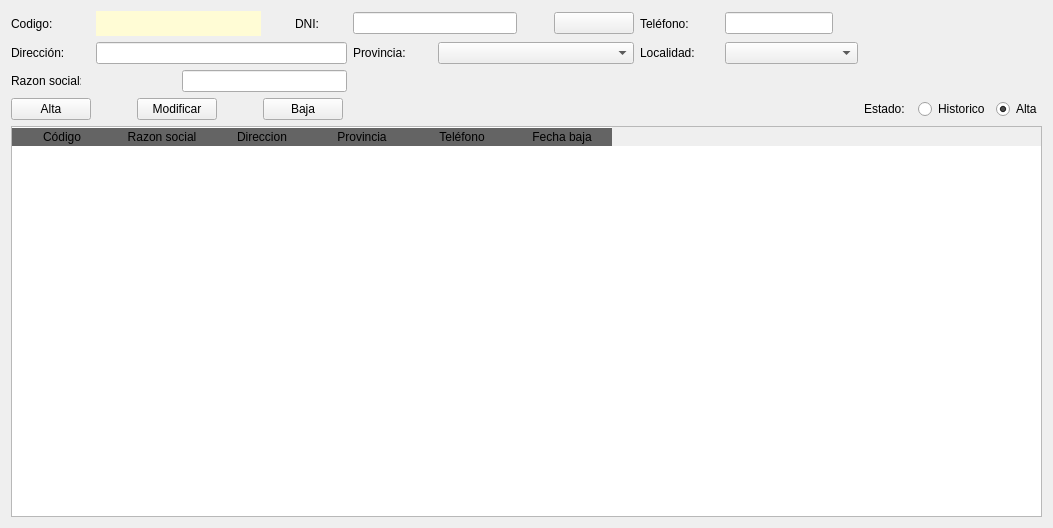
      <widget class="QWidget" name="clientes">
       <attribute name="title">
        <string>Clientes</string>
       </attribute>
       <layout class="QGridLayout" name="gridLayout_5">
        <item row="2" column="0" colspan="2">
         <widget class="QTableWidget" name="tablaClientes">
          <property name="sizePolicy">
           <sizepolicy hsizetype="Expanding" vsizetype="Expanding">
            <horstretch>0</horstretch>
            <verstretch>0</verstretch>
           </sizepolicy>
          </property>
          <property name="minimumSize">
           <size>
            <width>1031</width>
            <height>391</height>
           </size>
          </property>
          <property name="styleSheet">
           <string notr="true">QHeaderView::section:horizontal
{
border-top: 1px solid #ffffff;
color:'white';
font: 300 11pt &quot;Arial&quot;;
background-color:rgb(100,100,100);
}</string>
          </property>
          <property name="editTriggers">
           <set>QAbstractItemView::NoEditTriggers</set>
          </property>
          <property name="alternatingRowColors">
           <bool>true</bool>
          </property>
          <property name="selectionBehavior">
           <enum>QAbstractItemView::SelectRows</enum>
          </property>
          <attribute name="verticalHeaderVisible">
           <bool>false</bool>
          </attribute>
          <column>
           <property name="text">
            <string>Código</string>
           </property>
          </column>
          <column>
           <property name="text">
            <string>Razon social</string>
           </property>
          </column>
          <column>
           <property name="text">
            <string>Direccion</string>
           </property>
          </column>
          <column>
           <property name="text">
            <string>Provincia</string>
           </property>
          </column>
          <column>
           <property name="text">
            <string>Teléfono</string>
           </property>
          </column>
          <column>
           <property name="text">
            <string>Fecha baja</string>
           </property>
          </column>
         </widget>
        </item>
        <item row="1" column="1">
         <layout class="QHBoxLayout" name="horizontalLayout_12">
          <item>
           <widget class="QLabel" name="lblEstado_2">
            <property name="minimumSize">
             <size>
              <width>48</width>
              <height>0</height>
             </size>
            </property>
            <property name="maximumSize">
             <size>
              <width>48</width>
              <height>16777215</height>
             </size>
            </property>
            <property name="text">
             <string>Estado: </string>
            </property>
           </widget>
          </item>
          <item>
           <widget class="QRadioButton" name="radioTodosCliente">
            <property name="text">
             <string>Historico</string>
            </property>
            <property name="checked">
             <bool>false</bool>
            </property>
           </widget>
          </item>
          <item>
           <widget class="QRadioButton" name="radioAltaCliente">
            <property name="text">
             <string>Alta</string>
            </property>
            <property name="checked">
             <bool>true</bool>
            </property>
           </widget>
          </item>
         </layout>
        </item>
        <item row="0" column="0">
         <layout class="QGridLayout" name="gridLayout_4">
          <item row="2" column="0" colspan="2">
           <widget class="QLabel" name="lblRazonSocial">
            <property name="minimumSize">
             <size>
              <width>70</width>
              <height>0</height>
             </size>
            </property>
            <property name="maximumSize">
             <size>
              <width>70</width>
              <height>16777215</height>
             </size>
            </property>
            <property name="text">
             <string>Razon social:</string>
            </property>
            <property name="alignment">
             <set>Qt::AlignLeading|Qt::AlignLeft|Qt::AlignVCenter</set>
            </property>
           </widget>
          </item>
          <item row="0" column="1" colspan="2">
           <widget class="QLabel" name="lblCodigoCliente">
            <property name="minimumSize">
             <size>
              <width>100</width>
              <height>0</height>
             </size>
            </property>
            <property name="styleSheet">
             <string notr="true">background: rgb(255, 252, 213)</string>
            </property>
            <property name="text">
             <string/>
            </property>
           </widget>
          </item>
          <item row="1" column="10">
           <widget class="QComboBox" name="comboLocalidadCliente">
            <property name="sizePolicy">
             <sizepolicy hsizetype="Fixed" vsizetype="Fixed">
              <horstretch>0</horstretch>
              <verstretch>0</verstretch>
             </sizepolicy>
            </property>
            <property name="minimumSize">
             <size>
              <width>133</width>
              <height>20</height>
             </size>
            </property>
           </widget>
          </item>
          <item row="1" column="9">
           <widget class="QLabel" name="lblLocalidadCliente">
            <property name="text">
             <string>Localidad: </string>
            </property>
           </widget>
          </item>
          <item row="0" column="10">
           <widget class="QLineEdit" name="textoTelefonoCliente">
            <property name="sizePolicy">
             <sizepolicy hsizetype="Fixed" vsizetype="Fixed">
              <horstretch>0</horstretch>
              <verstretch>0</verstretch>
             </sizepolicy>
            </property>
           </widget>
          </item>
          <item row="1" column="0">
           <widget class="QLabel" name="lblDireccionCliente">
            <property name="minimumSize">
             <size>
              <width>55</width>
              <height>0</height>
             </size>
            </property>
            <property name="text">
             <string>Dirección: </string>
            </property>
           </widget>
          </item>
          <item row="1" column="4">
           <widget class="QLabel" name="lblProvinciaCliente">
            <property name="frameShape">
             <enum>QFrame::NoFrame</enum>
            </property>
            <property name="text">
             <string>Provincia: </string>
            </property>
           </widget>
          </item>
          <item row="0" column="9">
           <widget class="QLabel" name="lblTelefono_2">
            <property name="minimumSize">
             <size>
              <width>55</width>
              <height>0</height>
             </size>
            </property>
            <property name="text">
             <string>Teléfono: </string>
            </property>
           </widget>
          </item>
          <item row="2" column="2" colspan="2">
           <widget class="QLineEdit" name="textoRazonSocialCliente">
            <property name="minimumSize">
             <size>
              <width>0</width>
              <height>0</height>
             </size>
            </property>
            <property name="alignment">
             <set>Qt::AlignLeading|Qt::AlignLeft|Qt::AlignVCenter</set>
            </property>
           </widget>
          </item>
          <item row="1" column="1" colspan="3">
           <widget class="QLineEdit" name="textoDireccionCliente"/>
          </item>
          <item row="0" column="0">
           <widget class="QLabel" name="lblCodigo_2">
            <property name="minimumSize">
             <size>
              <width>55</width>
              <height>0</height>
             </size>
            </property>
            <property name="maximumSize">
             <size>
              <width>16777215</width>
              <height>16777215</height>
             </size>
            </property>
            <property name="text">
             <string>Codigo:</string>
            </property>
            <property name="alignment">
             <set>Qt::AlignLeading|Qt::AlignLeft|Qt::AlignVCenter</set>
            </property>
           </widget>
          </item>
          <item row="0" column="4" colspan="2">
           <widget class="QLineEdit" name="textoDNICliente">
            <property name="minimumSize">
             <size>
              <width>0</width>
              <height>0</height>
             </size>
            </property>
            <property name="maximumSize">
             <size>
              <width>200</width>
              <height>16777215</height>
             </size>
            </property>
            <property name="layoutDirection">
             <enum>Qt::LeftToRight</enum>
            </property>
            <property name="alignment">
             <set>Qt::AlignCenter</set>
            </property>
           </widget>
          </item>
          <item row="0" column="3">
           <widget class="QLabel" name="lblDNICliente">
            <property name="minimumSize">
             <size>
              <width>50</width>
              <height>0</height>
             </size>
            </property>
            <property name="text">
             <string>DNI:</string>
            </property>
            <property name="alignment">
             <set>Qt::AlignCenter</set>
            </property>
           </widget>
          </item>
          <item row="0" column="6">
           <widget class="QLabel" name="lblValidarCliente">
            <property name="minimumSize">
             <size>
              <width>25</width>
              <height>25</height>
             </size>
            </property>
            <property name="maximumSize">
             <size>
              <width>25</width>
              <height>25</height>
             </size>
            </property>
            <property name="text">
             <string/>
            </property>
            <property name="textFormat">
             <enum>Qt::AutoText</enum>
            </property>
            <property name="pixmap">
             <pixmap>../img/incorrecto.ico</pixmap>
            </property>
            <property name="scaledContents">
             <bool>true</bool>
            </property>
           </widget>
          </item>
          <item row="0" column="7">
           <widget class="QPushButton" name="btnBuscarConductor">
            <property name="text">
             <string/>
            </property>
            <property name="icon">
             <iconset>
              <normaloff>../img/lupa.ico</normaloff>../img/lupa.ico</iconset>
            </property>
           </widget>
          </item>
          <item row="1" column="5" colspan="3">
           <widget class="QComboBox" name="comboProvinciaCliente">
            <property name="minimumSize">
             <size>
              <width>120</width>
              <height>0</height>
             </size>
            </property>
           </widget>
          </item>
         </layout>
        </item>
        <item row="1" column="0">
         <layout class="QHBoxLayout" name="horizontalLayout_11">
          <item>
           <widget class="QPushButton" name="botonAltaCliente">
            <property name="minimumSize">
             <size>
              <width>75</width>
              <height>20</height>
             </size>
            </property>
            <property name="text">
             <string>Alta</string>
            </property>
           </widget>
          </item>
          <item>
           <spacer name="horizontalSpacer_3">
            <property name="orientation">
             <enum>Qt::Horizontal</enum>
            </property>
            <property name="sizeType">
             <enum>QSizePolicy::Minimum</enum>
            </property>
            <property name="sizeHint" stdset="0">
             <size>
              <width>40</width>
              <height>20</height>
             </size>
            </property>
           </spacer>
          </item>
          <item>
           <widget class="QPushButton" name="botonModificarCliente">
            <property name="minimumSize">
             <size>
              <width>75</width>
              <height>20</height>
             </size>
            </property>
            <property name="text">
             <string>Modificar</string>
            </property>
           </widget>
          </item>
          <item>
           <spacer name="horizontalSpacer_4">
            <property name="orientation">
             <enum>Qt::Horizontal</enum>
            </property>
            <property name="sizeType">
             <enum>QSizePolicy::Minimum</enum>
            </property>
            <property name="sizeHint" stdset="0">
             <size>
              <width>40</width>
              <height>20</height>
             </size>
            </property>
           </spacer>
          </item>
          <item>
           <widget class="QPushButton" name="botonBajaCliente">
            <property name="minimumSize">
             <size>
              <width>75</width>
              <height>20</height>
             </size>
            </property>
            <property name="text">
             <string>Baja</string>
            </property>
           </widget>
          </item>
          <item>
           <spacer name="horizontalSpacer_6">
            <property name="orientation">
             <enum>Qt::Horizontal</enum>
            </property>
            <property name="sizeHint" stdset="0">
             <size>
              <width>40</width>
              <height>20</height>
             </size>
            </property>
           </spacer>
          </item>
         </layout>
        </item>
       </layout>
      </widget>
